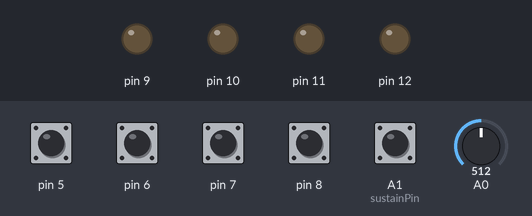
The sketch below on a simulated Teensy 4. On the bench: output pins drawn as LEDs (lit = HIGH). The inputs (shaded band) are chosen by the test bench; at power-on: A1 (sustainPin), pin 5–8 HIGH, A0 = 512.

Above: at 1.2 s.
1.3 s: pin 5 pulled LOW for 0.15 s
At 2.4 s:
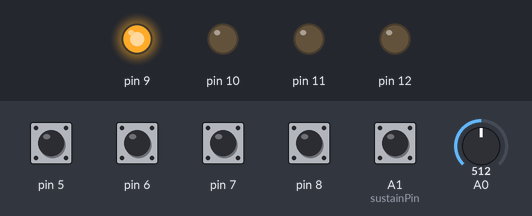
2.9 s: pin 6 pulled LOW for 0.15 s
At 3.9 s:
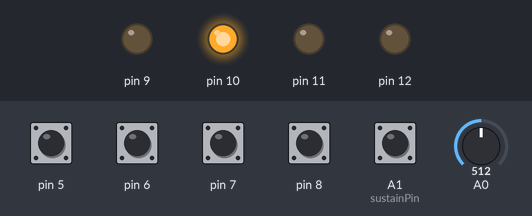
4.5 s: pin 7 pulled LOW for 0.15 s
At 5.0 s:
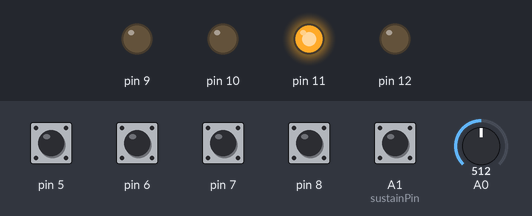
6.1 s: pin 8 pulled LOW for 0.15 s
At 7.3 s:
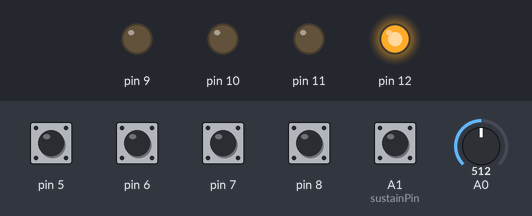
7.7 s: pin 8 pulled LOW for 1 s
At 8.4 s:
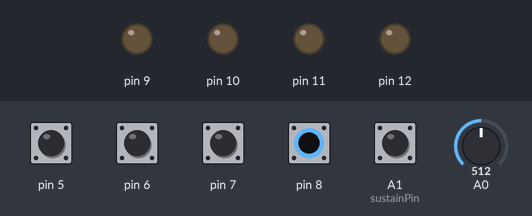
10.2 s: pin 5 pulled LOW for 1 s
At 11.6 s:
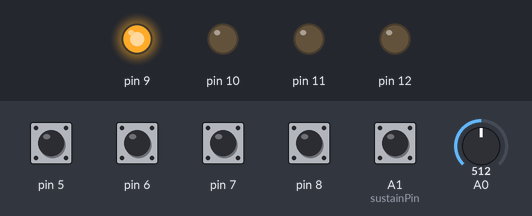
Timing chart, 0 to 13.2 s (numbered marks = the images above; inputs shaded):
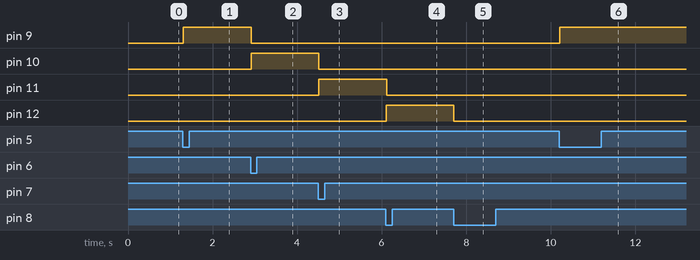

The sketch:

organelle_pedal.ino
```cpp
/* A MIDI pedal for the Critter & Guitari Organelle.
 *
 * An expression pedal sends CC numbers 21-24, depending on
 * the switch pressed. A sustain pedal sends CC 25 to control
 * the Aux button.
 */

#include <Bounce.h>

#define LOWER 0
#define HIGHER 1

const int midiChannel = 15;
const int expressionCC[] = {21, 22, 23, 24};
const int sustainCC = 25;
Bounce switches[] = {
    Bounce(5, 10),
    Bounce(6, 10),
    Bounce(7, 10),
    Bounce(8, 10),
};

/* When we switch the knob being affected the expression pedal
 * doesn't affect it immediately. Instead, there's a target value
 * that needs to be hit.
 *
 * For example, if knob 1 is at 50 and we switch to it when the
 * expression pedal is currently at 33, the value will only start
 * changing when the expression pedal reads 50 or more (HIGHER).
 */
int targetValues[] = {0, 0, 0, 0};
int targetSide = HIGHER;
bool sendingCC = false;

const int sustainPin = 15;
Bounce sustainPedal = Bounce(sustainPin, 10); // 10 ms debounce

int activeKnob = -1;
int i, pinNumber;

void setup() {
  pinMode(sustainPin, INPUT_PULLUP);

  // set pullup in switches
  for (pinNumber = 5; pinNumber < 9; pinNumber++) {
    pinMode(pinNumber, INPUT_PULLUP);
  }

  // set LED pins as outputs
  for (pinNumber = 9; pinNumber < 13; pinNumber++) {
    pinMode(pinNumber, OUTPUT);
  }
}

void loop() {
  // read sustain pedal
  if (sustainPedal.update()) {
    // signal goes HIGH when pedal is pressed
    if (sustainPedal.risingEdge()) {
      usbMIDI.sendControlChange(sustainCC, 127, midiChannel);
    } else if (sustainPedal.fallingEdge()) {
      usbMIDI.sendControlChange(sustainCC, 0, midiChannel);
    }
  }

  // read expression pedal
  int expressionValue = analogRead(A0) / 8;

  // are we active?
  if (activeKnob != -1) {
    if (sendingCC) {
      if (expressionValue != targetValues[activeKnob]) {
        usbMIDI.sendControlChange(expressionCC[activeKnob], expressionValue,
                                  midiChannel);
        targetValues[activeKnob] = expressionValue;
      }
    } else if (((targetSide == HIGHER) &&
                (expressionValue >= targetValues[activeKnob])) ||
               ((targetSide == LOWER) &&
                (expressionValue <= targetValues[activeKnob]))) {
      sendingCC = true;
    }
  }

  for (i = 0; i < 4; i++) {
    // read switches
    if (switches[i].update() && switches[i].fallingEdge()) {
      activeKnob = activeKnob != i ? i : -1;

      // stop sending CC when we switch to a different knor or
      // toggle the current one off
      sendingCC = false;

      if (activeKnob != -1) {
        if (expressionValue < targetValues[activeKnob]) {
          targetSide = HIGHER;
        } else if (expressionValue > targetValues[activeKnob]) {
          targetSide = LOWER;
        }
      }
    }

    // turn active knob LED on
    digitalWrite(9 + i, activeKnob == i ? HIGH : LOW);
  }

  // discard incoming MIDI messages
  while (usbMIDI.read()) {
  }
  delay(5);
}
```

Measured:
- after the input at 1.3 s, pin 9: LOW → HIGH at once
- after the input at 2.9 s, pin 9: HIGH → LOW at once; pin 10: LOW → HIGH at once
- after the input at 4.5 s, pin 10: HIGH → LOW at once; pin 11: LOW → HIGH at once
- after the input at 6.1 s, pin 11: HIGH → LOW at once; pin 12: LOW → HIGH at once
- after the input at 7.7 s, pin 12: HIGH → LOW at once
- after the input at 10.2 s, pin 9: LOW → HIGH at once
